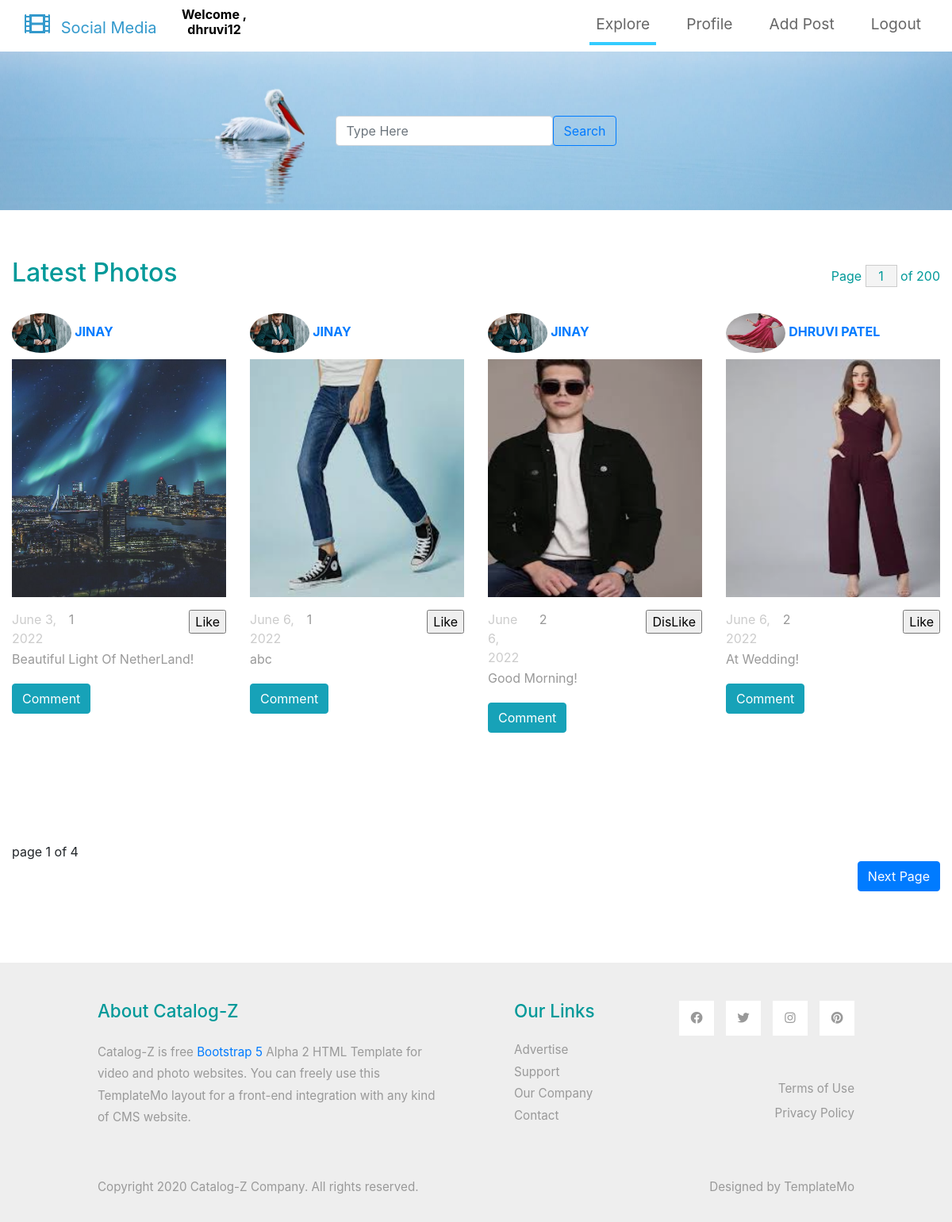
Page /index/ (signed in) on the committed database.
### myapp/models.py (models this page shows, shortened)
class User(AbstractUser):
    CHOICE = (
      ('Male','Male'),
       ('Female','Female'),
    )
    name = models.CharField(max_length=10)
    gender = models.CharField(choices=CHOICE,max_length=6)
    mobile = models.CharField(max_length=10)
    created = models.DateField(auto_now_add=True)
    location = models.CharField(max_length=50)
    profile = models.FileField(upload_to='profile',null=True,blank=True)
    followers = models.ManyToManyField('User',related_name='follower')
    following = models.ManyToManyField('User',related_name='followings')

class AddPost(models.Model):
 user = models.ForeignKey(User,on_delete=models.CASCADE)
 post_date = models.DateField(auto_now_add=True)
 post = models.FileField(upload_to='post')
 like =  models.ManyToManyField('User',related_name='lik')
 description = models.CharField(max_length=50,null=True,blank=True)

### myapp/views.py (the view)
# urls.py: 2. Add a URL to urlpatterns:  path('', views.home, name='home')
@login_required(login_url='/login/')
def home(request):
    uid = AddPost.objects.all()[::-1]
    p = Paginator(AddPost.objects.all(),4)
    page = request.GET.get('page')
    c = p.get_page(page)
    return render(request,'index.html',{'uid':uid,'c':c})

### myapp/templates/index.html (shortened to what this page needs)
{% extends 'header.html' %}
{% load static %}
{% block content %}
<!DOCTYPE html>
<html lang="en">
<head>
    <link rel="stylesheet" href="{% static 'css/bootstrap.min.css' %}">
    <link rel="stylesheet" href="{% static 'fontawesome/css/all.min.css' %}">
    <link rel="stylesheet" href="{% static 'css/templatemo-style.css' %}">
<link rel="stylesheet" href="https://cdn.jsdelivr.net/npm/bootstrap@4.4.1/dist/css/bootstrap.min.css">
</head>
<body>
    <div class="container-fluid tm-container-content tm-mt-60">
        <div class="row mb-4">
            <h2 class="col-6 tm-text-primary">
                Latest Photos
            </h2>
            <div class="col-6 d-flex justify-content-end align-items-center">
                <form action="" class="tm-text-primary">
                    Page <input type="text" value="1" size="1" class="tm-input-paging tm-text-primary"> of 200
                </form>
            </div>
        </div>
        <div class="row tm-mb-90 tm-gallery">
            {% for one in c %}
            {% if request.user in one.user.following.all %}
        	<div class="col-xl-3 col-lg-4 col-md-6 col-sm-6 col-12 mb-5">
                {% if one.user.profile %}
            <a href="{% url 'view-profile' one.user.id %}"><h6><img src="{{one.user.profile.url}}" class="rounded-circle"  alt="Avatar" width="75" height="50"> <strong>{{one.user.first_name}}</strong></h6></a>
            {% endif %}
            <figure class="effect-ming tm-video-item">
                    <img src="{{one.post.url}}" alt="" width="320" height="300">
                    <figcaption class="d-flex align-items-center justify-content-center">
                    </figcaption>
                </figure>
                <div class="d-flex justify-content-between tm-text-gray">
                    <span class="tm-text-gray-light">{{one.post_date}}</span>
                    <div class="container" id="c-{{one.id}}">{{one.like.count}}</div>
                    <form  method="POST">
                    {% if request.user not in one.like.all %}
                    <input type="button" value="Like" id="like" class="btn-like" data-sid="{{one.id}}">
                    {% else %}
                    <input type="button" value="DisLike" id="like" class="btn-like" data-sid="{{one.id}}">
                    </form>
                    {% endif %}
                </div>
                <p>{{one.description}}</p>
                <form class="d-flex" method="POST">
                <a href="{% url 'post-detail' one.id %}" class="btn btn-info">Comment</a>
                  </form>
            </div>
            {% endif %}
            {% endfor %}
        </div>
        page {{ c.number }} of {{c.paginator.num_pages}}
        <div class="row tm-mb-90">
            <div class="col-12 d-flex justify-content-between align-items-center tm-paging-col">
                {% if c.has_next %}
                <a href="?page={{c.next_page_number}} "class="btn btn-primary tm-btn-next">Next Page</a>
                {% endif %}
             </div>
        </div>
    </div>
</body>
</html>
{% endblock %}

### myapp/templates/header.html (shortened to what this page needs)
{% load static %}
<!DOCTYPE html>
<html lang="en">
<head>
    <link rel="stylesheet" href="{% static 'css/bootstrap.min.css' %}">
    <link rel="stylesheet" href="{% static 'fontawesome/css/all.min.css' %}">
    <link rel="stylesheet" href="{% static 'css/templatemo-style.css' %}">
</head>
<body>
    <nav class="navbar navbar-expand-lg">
        <div class="container-fluid">
            <a class="navbar-brand" href="#">
                <i class="fas fa-film mr-2"></i>
                Social Media
            </a>
            <h6 class="text-center" style="color: black;"><strong>Welcome , {{request.user.username}}</strong></h6>
            <div class="collapse navbar-collapse" id="navbarSupportedContent">
            <ul class="navbar-nav ml-auto mb-2 mb-lg-0">
                <li class="nav-item">
                    <a class="nav-link nav-link-1 active" aria-current="page" href="index.html">Explore</a>
                </li>
                <li class="nav-item">
                    <a class="nav-link nav-link-2" href="{% url 'profile' %}">Profile</a>
                </li>
                <li class="nav-item">
                    <a class="nav-link nav-link-3" href="{% url 'add-post' %}">Add Post</a>
                </li>
                <li class="nav-item">
                    <a class="nav-link nav-link-4" href="{% url 'logout' %}">Logout</a>
                </li>
            </ul>
            </div>
        </div>
    </nav>
    <div class="tm-hero d-flex justify-content-center align-items-center" data-parallax="scroll" data-image-src="img/hero.jpg">
        <form class="d-flex" method="GET" action="{% url 'searc' %}">
            <input class="form-control me-2"
            type="search" placeholder="Type Here" aria-label="search" name="search">
            <button class="btn btn-outline-primary" type="submit">Search</button>
          </form>
    </div>
    {% block content %}
    {% endblock %}
    <footer class="tm-bg-gray pt-5 pb-3 tm-text-gray tm-footer">
        <div class="container-fluid tm-container-small">
            <div class="row">
                <div class="col-lg-6 col-md-12 col-12 px-5 mb-5">
                    <h3 class="tm-text-primary mb-4 tm-footer-title">About Catalog-Z</h3>
                    <p>Catalog-Z is free <a rel="sponsored" href="https://v5.getbootstrap.com/">Bootstrap 5</a> Alpha 2 HTML Template for video and photo websites. You can freely use this TemplateMo layout for a front-end integration with any kind of CMS website.</p>
                </div>
                <div class="col-lg-3 col-md-6 col-sm-6 col-12 px-5 mb-5">
                    <h3 class="tm-text-primary mb-4 tm-footer-title">Our Links</h3>
                    <ul class="tm-footer-links pl-0">
                        <li><a href="#">Advertise</a></li>
                        <li><a href="#">Support</a></li>
                        <li><a href="#">Our Company</a></li>
                        <li><a href="#">Contact</a></li>
                    </ul>
                </div>
                <div class="col-lg-3 col-md-6 col-sm-6 col-12 px-5 mb-5">
                    <ul class="tm-social-links d-flex justify-content-end pl-0 mb-5">
                        <li class="mb-2"><a href="https://facebook.com"><i class="fab fa-facebook"></i></a></li>
                        <li class="mb-2"><a href="https://twitter.com"><i class="fab fa-twitter"></i></a></li>
                        <li class="mb-2"><a href="https://instagram.com"><i class="fab fa-instagram"></i></a></li>
                        <li class="mb-2"><a href="https://pinterest.com"><i class="fab fa-pinterest"></i></a></li>
                    </ul>
                    <a href="#" class="tm-text-gray text-right d-block mb-2">Terms of Use</a>
                    <a href="#" class="tm-text-gray text-right d-block">Privacy Policy</a>
                </div>
            </div>
            <div class="row">
                <div class="col-lg-8 col-md-7 col-12 px-5 mb-3">
                    Copyright 2020 Catalog-Z Company. All rights reserved.
                </div>
                <div class="col-lg-4 col-md-5 col-12 px-5 text-right">
                    Designed by <a href="https://templatemo.com" class="tm-text-gray" rel="sponsored" target="_parent">TemplateMo</a>
                </div>
            </div>
        </div>
    </footer>
</body>
</html>

### myapp/static/css/templatemo-style.css (style rules this page uses)
p { line-height: 1.8; }
a { text-decoration: none; transition: all 0.3s ease; }
.container-fluid { max-width: 1770px; }
.tm-container-small { max-width: 1050px; }
.btn { border-radius: 0; }
.btn-primary { background-color: #009999; border: 0; border-radius: 5px; padding: 12px 50px 14px; font-size: 1.2rem; }
.form-control { padding: 10px 20px; width: 100%; height: auto; }
.navbar-brand { color: #3399CC; font-size: 1.6rem; }
.navbar-brand i { font-size: 2rem; }
.tm-hero { min-height: 200px; background: transparent; }
.tm-mt-60 { margin-top: 60px; }
.tm-mb-90 { margin-bottom: 90px; }
.tm-text-primary { color: #009999; }
.tm-bg-gray { background-color: #EEEEEE; }
.tm-input-paging { width: 40px; border-radius: 0; border: 1px solid #CCCCCC; background: #f4f4f4; text-align: center; }
.nav-item { margin-right: 30px; }
.nav-item:last-child { margin-right: 0; }
.nav-link { color: #666666; border-bottom: 4px solid transparent; font-size: 1.2rem; }
.nav-link-1.active, .nav-link-1:hover { border-color: #33CCFF; }
p, .tm-text-gray { color: #999; }
.tm-text-gray-light { color: #CCC; }
.tm-video-item { position: relative; overflow: hidden; text-align: center; cursor: pointer; }
.tm-video-item img { position: relative; display: block; min-height: 100%; max-width: 100%; opacity: 0.8; }
.tm-video-item figcaption { padding: 2em; color: #fff; text-transform: uppercase; font-size: 1.25em; -webkit-backface-visibility: hidden; backface-visibility: hidden; }
.tm-video-item figcaption::before, .tm-video-item figcaption::after { pointer-events: none; }
.tm-video-item figcaption, .tm-video-item figcaption > a { position: absolute; top: 0; left: 0; width: 100%; height: 100%; }
figure.effect-ming { background: #030c17; }
figure.effect-ming img { opacity: 0.9; -webkit-transition: opacity 0.35s; transition: opacity 0.35s; }
figure.effect-ming figcaption::before { position: absolute; top: 30px; right: 30px; bottom: 30px; left: 30px; border: 2px solid #fff; box-shadow: 0 0 0 30px rgba(255,255,255,0.2); content: ''; opacity: 0; -webkit-transition: opacity 0.35s, -webkit-transform 0.35s; transition: opacity 0.35s, transform 0.35s; -webkit-transform: scale3d(1.4,1.4,1); transform: scale3d(1.4,1.4,1); }
.tm-footer-links li { list-style: none; margin-bottom: 5px; }
.tm-footer-links li a { color: #999999; }
.tm-social-links li { list-style: none; margin-right: 15px; }
.tm-social-links li:last-child { margin-right: 0; }
.tm-social-links li a { color: #999999; width: 44px; height: 44px; display: flex; background-color: #fff; align-items: center; justify-content: center; }
.tm-footer { font-size: 0.95rem; }
.tm-footer-title { font-size: 1.4rem; }
.form-control, input:-internal-autofill-selected, select:not([multiple]) { color: #009999 !important; }
.form-control::placeholder { color: #009999; opacity: 1; }

### rows in the picture
User: user.username "dhruvi12"
AddPost: user.profile (picture), user.first_name "JINAY", post (picture), post_date "June 3, 2022", like.count "1", description "Beautiful Light Of NetherLand!"
AddPost: user.profile (picture), user.first_name "JINAY", post (picture), post_date "June 6, 2022", like.count "1", description "abc"
AddPost: user.profile (picture), user.first_name "JINAY", post (picture), post_date "June 6, 2022", like.count "2", description "Good Morning!"
AddPost: user.profile (picture), user.first_name "DHRUVI PATEL", post (picture), post_date "June 6, 2022", like.count "2", description "At Wedding!"

### other values in the picture
{{ c.number }} "1"
{{ c.paginator.num_pages }} "4"
